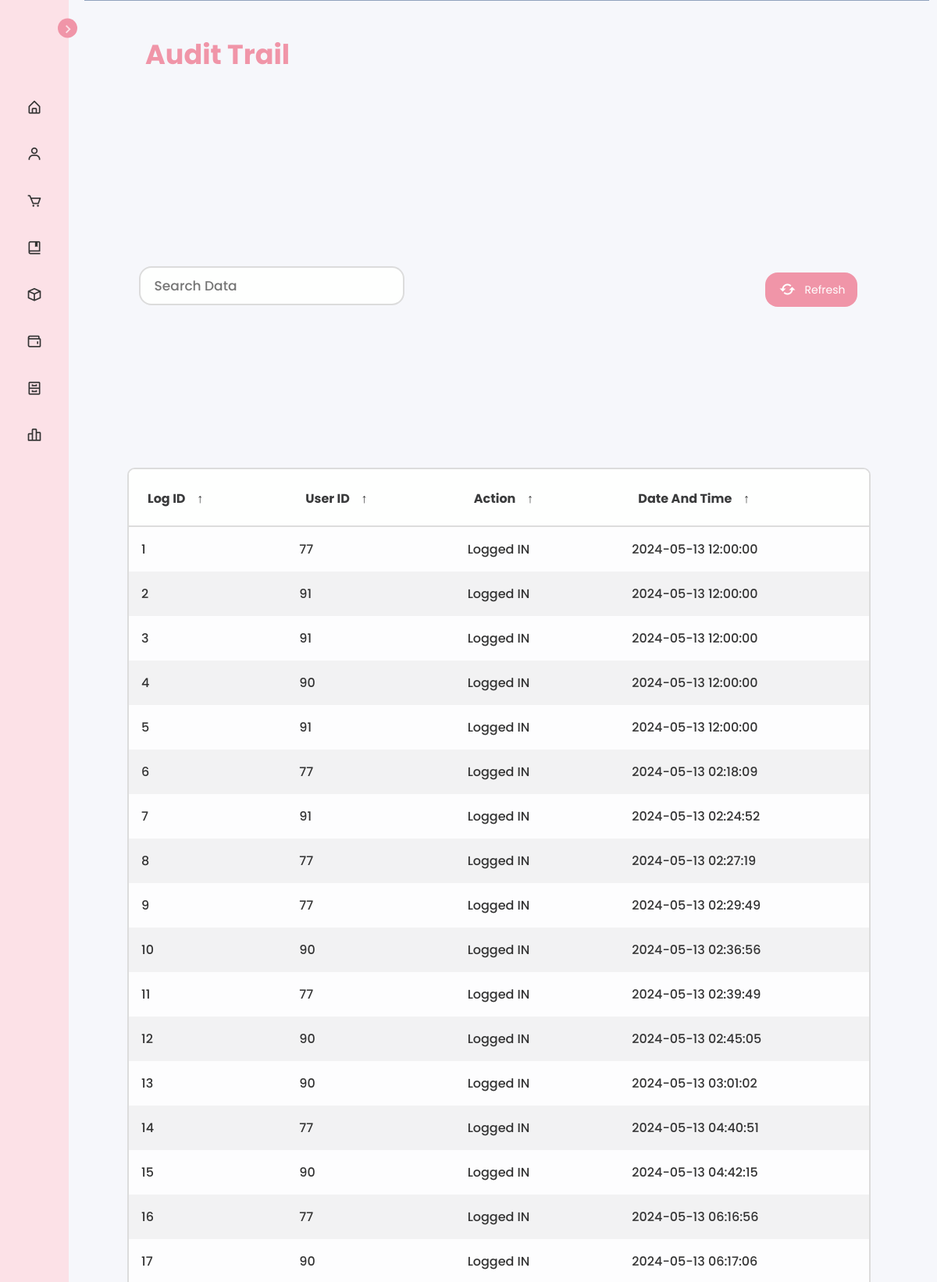
The app's page /audittrail.php (upper part) with its own data.
### tables this page shows
CREATE TABLE `logs_table` (
  `log_id` int(11) NOT NULL AUTO_INCREMENT,
  `user_id` int(11) DEFAULT NULL,
  `action` varchar(45) DEFAULT NULL,
  `DateTime` datetime DEFAULT NULL,
  PRIMARY KEY (`log_id`),
  KEY `user_id` (`user_id`),
  CONSTRAINT `user_id` FOREIGN KEY (`user_id`) REFERENCES `user_table` (`user_id`) ON DELETE NO ACTION ON UPDATE NO ACTION
);

### audittrail.php (the view, shortened to what this page needs)
<!DOCTYPE html>
<html lang="en">
<head>
  <link rel="stylesheet" href="style.css">
  <link href='https://unpkg.com/boxicons@2.1.1/css/boxicons.min.css' rel='stylesheet'>
</head>
<body>
  <nav class="sidebar close">
    <header>
      <div class="image-text">
      </div>
      <i class='bx bx-chevron-right toggle'></i>
    </header>
    <div class="menu-bar">
      <div class="menu">
        <ul class="menu-links">
          <li class="nav-link">
            <a href="admin-overview.php">
              <i class='bx bx-home-alt icon'></i>
            </a>
          </li>
          <li class="nav-link">
            <a href="accounts.php">
              <i class='bx bx-user icon'></i>
            </a>
          </li>
          <li class="nav-link">
            <a href="products.php">
              <i class='bx bx-cart icon'></i>
            </a>
          </li>
          <li class="nav-link">
            <a href="archives.php">
              <i class='bx bx-book-bookmark icon'></i>
            </a>
          </li>
          <li class="nav-link">
            <a href="inventory.php">
              <i class='bx bx-cube icon'></i>
            </a>
          </li>
          <li class="nav-link">
            <a href="transactions.php">
              <i class='bx bx-wallet icon'></i>
            </a>
          </li>
          <li class="nav-link">
            <a href="salesrecord.php">
              <i class='bx bx-cabinet icon'></i>
            </a>
          </li>
          <li class="nav-link">
            <a href="audittrail.php">
              <i class='bx bx-bar-chart-alt-2 icon'></i>
            </a>
          </li>
        </ul>
      </div>
    </div>
  </nav>
  <section class="home">
    <div class="text">
    <div class="mainbar-text">Audit Trail</div>
      <?php
require_once "dbconnect.php";
if (isset($_POST['search']) && $_POST['search'] != NULL) {
    $searchinput = $_POST['search'];
    $selectsql = "SELECT * FROM logs_table WHERE log_id LIKE '%$searchinput%' OR user_id LIKE '%$searchinput%' OR action LIKE '%$searchinput%' OR DateTime LIKE '%$searchinput%'";
} else {
    $selectsql = "SELECT * FROM logs_table";
}
$result = $conn->query($selectsql);
if ($result->num_rows > 0) {
    echo "<main class='table' id='logs_table'>";
    echo "<section class='table__header'>";
    echo "<div class='input-group'>";
    echo "<input type='search' name='search' class='search-input' placeholder='Search Data'>";
    echo "</div>";
    echo "<button id='refreshButton' class='btn-refresh'><i class='bx bx-refresh' style='color: #fff; font-family: Montserrat; font-size: 24px;'></i> Refresh</button>";
    echo "</section>";
    echo "<section class='table__body'>";
    echo "<table>";
    echo "<thead>";
    echo "<tr>";
    echo "<th>Log ID<span class='icon-arrow'>&UpArrow;</span></th>";
    echo "<th>User ID<span class='icon-arrow'>&UpArrow;</span></th>";
    echo "<th>Action<span class='icon-arrow'>&UpArrow;</span></th>";
    echo "<th>Date and Time<span class='icon-arrow'>&UpArrow;</span></th>";
    echo "</tr>";
    echo "</thead>";
    echo "<tbody>";
    foreach ($result as $fielddata) {
        echo "<tr>";
        echo "<td>" . $fielddata['log_id'] . "</td>";
        echo "<td>" . $fielddata['user_id'] . "</td>";
        echo "<td>" . $fielddata['action'] . "</td>";
        echo "<td>" . date('Y-m-d h:i:s', strtotime($fielddata['DateTime'])) . "</td>";
        echo "</tr>";
    }
    echo "</tbody>";
    echo "</table>";
    echo "</section>";
    echo "</main>";
} else {
    echo "No records found";
}
?>
         </section>
</body>
</html>

### records on screen
logs_table: log_id "1", user "77", action "Logged IN", DateTime "2024-05-13 12:00:00"
logs_table: log_id "2", user "91", action "Logged IN", DateTime "2024-05-13 12:00:00"
logs_table: log_id "3", user "91", action "Logged IN", DateTime "2024-05-13 12:00:00"
logs_table: log_id "4", user "90", action "Logged IN", DateTime "2024-05-13 12:00:00"
logs_table: log_id "5", user "91", action "Logged IN", DateTime "2024-05-13 12:00:00"
logs_table: log_id "6", user "77", action "Logged IN", DateTime "2024-05-13 02:18:09"
logs_table: log_id "7", user "91", action "Logged IN", DateTime "2024-05-13 02:24:52"
logs_table: log_id "8", user "77", action "Logged IN", DateTime "2024-05-13 02:27:19"
logs_table: log_id "9", user "77", action "Logged IN", DateTime "2024-05-13 02:29:49"
logs_table: log_id "10", user "90", action "Logged IN", DateTime "2024-05-13 02:36:56"
logs_table: log_id "11", user "77", action "Logged IN", DateTime "2024-05-13 02:39:49"
logs_table: log_id "12", user "90", action "Logged IN", DateTime "2024-05-13 02:45:05"
logs_table: log_id "13", user "90", action "Logged IN", DateTime "2024-05-13 03:01:02"
logs_table: log_id "14", user "77", action "Logged IN", DateTime "2024-05-13 04:40:51"
logs_table: log_id "15", user "90", action "Logged IN", DateTime "2024-05-13 04:42:15"
logs_table: log_id "16", user "77", action "Logged IN", DateTime "2024-05-13 06:16:56"
logs_table: log_id "17", user "90", action "Logged IN", DateTime "2024-05-13 06:17:06"
